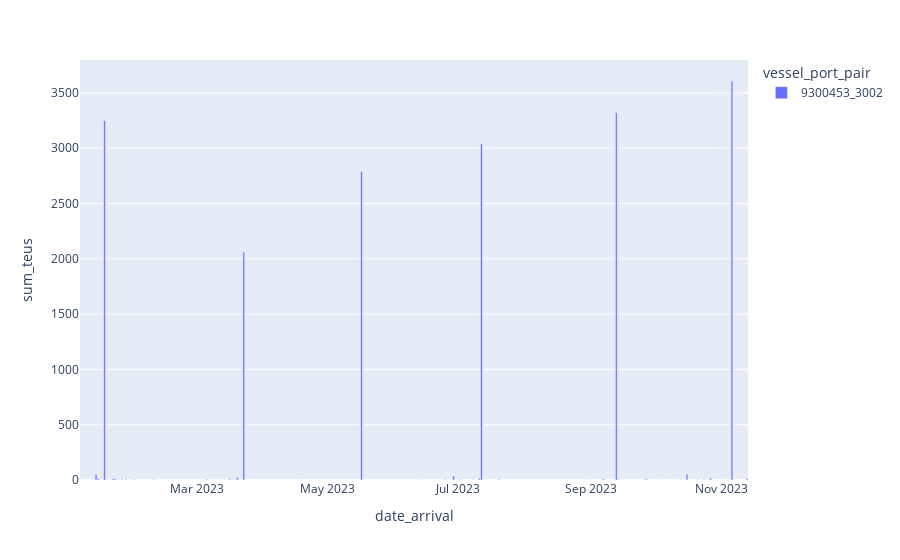
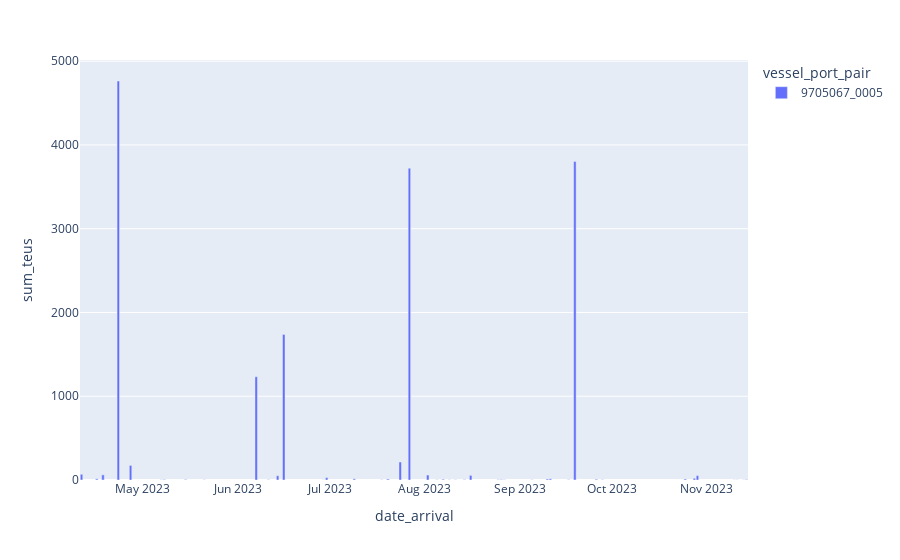
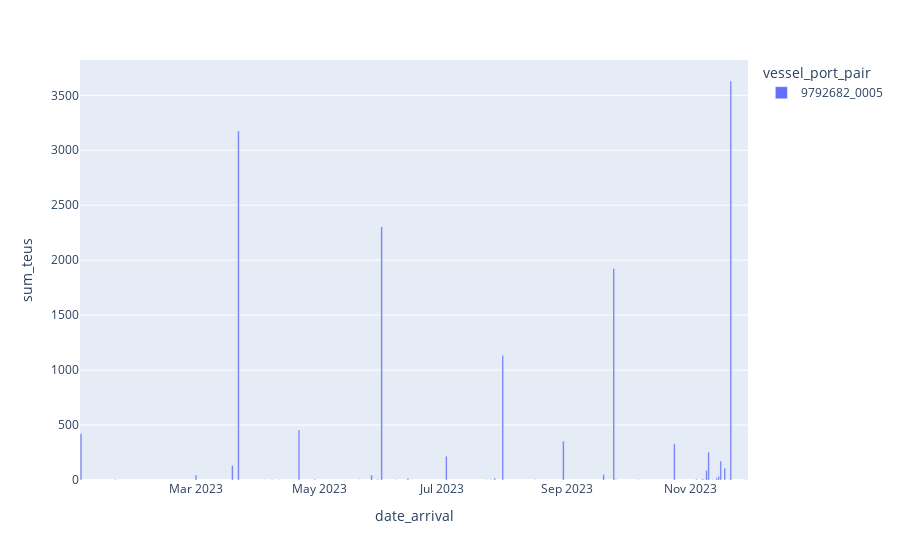
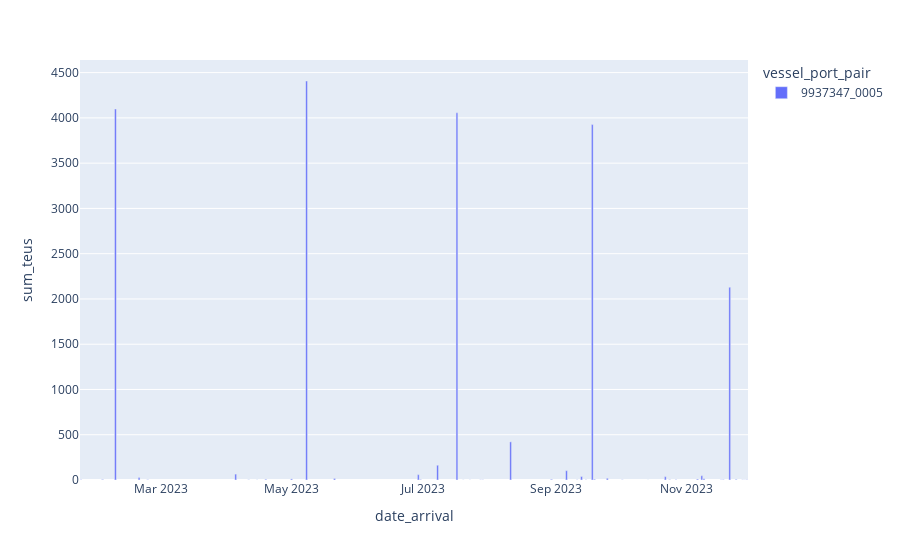

The notebook cell these images were saved under, in order:
### Code cell
for pair in toppairs:
    px.bar(
        df.filter(
            pl.col('vessel_port_pair')==pair,
            pl.col('date_arrival')>date
            ), 
        x='date_arrival', y='sum_teus', color='vessel_port_pair'
    ).show()

### Figure 1 — Plotly figure (JSON) as saved in the notebook; plotly's stock layout.template omitted (floating-point values rounded to 4 significant figures)
{"data": [{"alignmentgroup": "True", "hovertemplate": "vessel_port_pair=9300453_3002<br>date_arrival=%{x}<br>sum_teus=%{y}<extra></extra>", "legendgroup": "9300453_3002", "marker": {"color": "#636efa", "pattern": {"shape": ""}}, "name": "9300453_3002", "offsetgroup": "9300453_3002", "orientation": "v", "showlegend": true, "textposition": "auto", "type": "bar", "x": ["2023-01-06T00:00:00", "2023-01-13T00:00:00", "2023-01-14T00:00:00", "2023-01-15T00:00:00", "2023-01-17T00:00:00", "2023-01-18T00:00:00", "2023-01-20T00:00:00", "2023-01-21T00:00:00", "2023-01-22T00:00:00", "2023-01-24T00:00:00", "2023-01-25T00:00:00", "2023-01-27T00:00:00", "2023-01-31T00:00:00", "2023-02-09T00:00:00", "2023-03-06T00:00:00", "2023-03-14T00:00:00", "2023-03-16T00:00:00", "2023-03-17T00:00:00", "2023-03-18T00:00:00", "2023-03-20T00:00:00", "2023-03-23T00:00:00", "2023-04-19T00:00:00", "2023-05-17T00:00:00", "2023-06-14T00:00:00", "2023-06-25T00:00:00", "2023-06-29T00:00:00", "2023-07-02T00:00:00", "2023-07-08T00:00:00", "2023-07-11T00:00:00", "2023-07-12T00:00:00", "2023-07-20T00:00:00", "2023-08-31T00:00:00", "2023-09-07T00:00:00", "2023-09-13T00:00:00", "2023-09-14T00:00:00", "2023-09-26T00:00:00", "2023-09-27T00:00:00", "2023-10-03T00:00:00", "2023-10-13T00:00:00", "2023-10-16T00:00:00", "2023-10-21T00:00:00", "2023-10-24T00:00:00", "2023-10-27T00:00:00", "2023-11-04T00:00:00", "2023-11-06T00:00:00", "2023-11-13T00:00:00"], "xaxis": "x", "y": [1, 48.75, 11, 1.34, 3251.0, 2, 2, 12, 10.01, 2.0, 3.75, 4, 4, 1.98, 7, 2, 7, 2, 1.74, 26, 2061.0, 1.75, 2789.0, 2, 5, 35, 4, 2, 14, 3041.0, 6, 1, 9, 3322.0, 4.75, 2, 10, 1, 2, 52.5, 2, 5.5, 16, 1, 3608.0, 11], "yaxis": "y"}], "layout": {"barmode": "relative", "legend": {"title": {"text": "vessel_port_pair"}, "tracegroupgap": 0}, "margin": {"t": 60}, "xaxis": {"anchor": "y", "domain": [0, 1], "title": {"text": "date_arrival"}}, "yaxis": {"anchor": "x", "domain": [0, 1], "title": {"text": "sum_teus"}}}}

### Figure 2 — Plotly figure (JSON) as saved in the notebook; plotly's stock layout.template omitted (floating-point values rounded to 4 significant figures)
{"data": [{"alignmentgroup": "True", "hovertemplate": "vessel_port_pair=9705067_0005<br>date_arrival=%{x}<br>sum_teus=%{y}<extra></extra>", "legendgroup": "9705067_0005", "marker": {"color": "#636efa", "pattern": {"shape": ""}}, "name": "9705067_0005", "offsetgroup": "9705067_0005", "orientation": "v", "showlegend": true, "textposition": "auto", "type": "bar", "x": ["2023-04-11T00:00:00", "2023-04-16T00:00:00", "2023-04-18T00:00:00", "2023-04-23T00:00:00", "2023-04-27T00:00:00", "2023-05-07T00:00:00", "2023-05-08T00:00:00", "2023-05-15T00:00:00", "2023-05-21T00:00:00", "2023-06-07T00:00:00", "2023-06-11T00:00:00", "2023-06-14T00:00:00", "2023-06-16T00:00:00", "2023-06-29T00:00:00", "2023-06-30T00:00:00", "2023-07-09T00:00:00", "2023-07-18T00:00:00", "2023-07-20T00:00:00", "2023-07-24T00:00:00", "2023-07-27T00:00:00", "2023-08-02T00:00:00", "2023-08-05T00:00:00", "2023-08-07T00:00:00", "2023-08-09T00:00:00", "2023-08-11T00:00:00", "2023-08-14T00:00:00", "2023-08-16T00:00:00", "2023-08-25T00:00:00", "2023-08-26T00:00:00", "2023-08-27T00:00:00", "2023-09-05T00:00:00", "2023-09-10T00:00:00", "2023-09-11T00:00:00", "2023-09-17T00:00:00", "2023-09-19T00:00:00", "2023-09-26T00:00:00", "2023-09-28T00:00:00", "2023-10-25T00:00:00", "2023-10-28T00:00:00", "2023-10-29T00:00:00", "2023-11-10T00:00:00", "2023-11-11T00:00:00", "2023-11-13T00:00:00", "2023-11-14T00:00:00"], "xaxis": "x", "y": [68, 13.75, 61.5, 4764.0, 174.0, 1.75, 5, 6, 2, 1233.0, 3, 50.64, 1737.0, 1, 28, 14, 2, 12.25, 215.0, 3723.0, 59.5, 2, 9.26, 2, 2, 4, 54.66, 3, 4, 2, 2, 12, 14.24, 3, 3804.0, 9, 3, 12, 20, 52.34, 1, 1, 1, 5.25], "yaxis": "y"}], "layout": {"barmode": "relative", "legend": {"title": {"text": "vessel_port_pair"}, "tracegroupgap": 0}, "margin": {"t": 60}, "xaxis": {"anchor": "y", "domain": [0, 1], "title": {"text": "date_arrival"}}, "yaxis": {"anchor": "x", "domain": [0, 1], "title": {"text": "sum_teus"}}}}

### Figure 3 — Plotly figure (JSON) as saved in the notebook; plotly's stock layout.template omitted (floating-point values rounded to 4 significant figures)
{"data": [{"alignmentgroup": "True", "hovertemplate": "vessel_port_pair=9792682_0005<br>date_arrival=%{x}<br>sum_teus=%{y}<extra></extra>", "legendgroup": "9792682_0005", "marker": {"color": "#636efa", "pattern": {"shape": ""}}, "name": "9792682_0005", "offsetgroup": "9792682_0005", "orientation": "v", "showlegend": true, "textposition": "auto", "type": "bar", "x": ["2023-01-03T00:00:00", "2023-01-20T00:00:00", "2023-03-01T00:00:00", "2023-03-19T00:00:00", "2023-03-22T00:00:00", "2023-04-04T00:00:00", "2023-04-07T00:00:00", "2023-04-08T00:00:00", "2023-04-11T00:00:00", "2023-04-21T00:00:00", "2023-04-29T00:00:00", "2023-05-21T00:00:00", "2023-05-27T00:00:00", "2023-05-30T00:00:00", "2023-06-01T00:00:00", "2023-06-08T00:00:00", "2023-06-14T00:00:00", "2023-06-16T00:00:00", "2023-07-03T00:00:00", "2023-07-23T00:00:00", "2023-07-25T00:00:00", "2023-07-27T00:00:00", "2023-07-31T00:00:00", "2023-08-16T00:00:00", "2023-08-30T00:00:00", "2023-09-19T00:00:00", "2023-09-24T00:00:00", "2023-09-25T00:00:00", "2023-10-06T00:00:00", "2023-10-24T00:00:00", "2023-11-04T00:00:00", "2023-11-07T00:00:00", "2023-11-08T00:00:00", "2023-11-09T00:00:00", "2023-11-10T00:00:00", "2023-11-12T00:00:00", "2023-11-14T00:00:00", "2023-11-15T00:00:00", "2023-11-16T00:00:00", "2023-11-18T00:00:00", "2023-11-20T00:00:00", "2023-11-21T00:00:00", "2023-11-28T00:00:00", "2023-11-29T00:00:00"], "xaxis": "x", "y": [422.6, 4, 45.5, 132.2, 3175.0, 1, 0.99, 1.75, 1.75, 454.0, 7, 1.75, 45.25, 6, 2303.0, 2.75, 14, 1, 216, 2, 3.5, 17.25, 1133.0, 2, 352.1, 50.25, 1923.0, 3.75, 2.75, 327, 7.09, 10.5, 1.75, 88, 254.2, 3.75, 17.75, 32.99, 173.2, 108.5, 2, 3630.0, 1, 2], "yaxis": "y"}], "layout": {"barmode": "relative", "legend": {"title": {"text": "vessel_port_pair"}, "tracegroupgap": 0}, "margin": {"t": 60}, "xaxis": {"anchor": "y", "domain": [0, 1], "title": {"text": "date_arrival"}}, "yaxis": {"anchor": "x", "domain": [0, 1], "title": {"text": "sum_teus"}}}}

### Figure 4 — Plotly figure (JSON) as saved in the notebook; plotly's stock layout.template omitted (floating-point values rounded to 4 significant figures)
{"data": [{"alignmentgroup": "True", "hovertemplate": "vessel_port_pair=9937347_0005<br>date_arrival=%{x}<br>sum_teus=%{y}<extra></extra>", "legendgroup": "9937347_0005", "marker": {"color": "#636efa", "pattern": {"shape": ""}}, "name": "9937347_0005", "offsetgroup": "9937347_0005", "orientation": "v", "showlegend": true, "textposition": "auto", "type": "bar", "x": ["2023-01-23T00:00:00", "2023-02-02T00:00:00", "2023-02-08T00:00:00", "2023-02-19T00:00:00", "2023-02-23T00:00:00", "2023-04-05T00:00:00", "2023-04-11T00:00:00", "2023-04-15T00:00:00", "2023-04-19T00:00:00", "2023-05-01T00:00:00", "2023-05-08T00:00:00", "2023-05-21T00:00:00", "2023-06-29T00:00:00", "2023-06-30T00:00:00", "2023-07-08T00:00:00", "2023-07-17T00:00:00", "2023-07-20T00:00:00", "2023-07-23T00:00:00", "2023-07-28T00:00:00", "2023-07-29T00:00:00", "2023-08-11T00:00:00", "2023-08-30T00:00:00", "2023-09-06T00:00:00", "2023-09-11T00:00:00", "2023-09-13T00:00:00", "2023-09-15T00:00:00", "2023-09-18T00:00:00", "2023-09-19T00:00:00", "2023-09-25T00:00:00", "2023-10-02T00:00:00", "2023-10-14T00:00:00", "2023-10-22T00:00:00", "2023-10-24T00:00:00", "2023-10-27T00:00:00", "2023-11-06T00:00:00", "2023-11-08T00:00:00", "2023-11-09T00:00:00", "2023-11-17T00:00:00", "2023-11-18T00:00:00", "2023-11-21T00:00:00", "2023-11-24T00:00:00", "2023-11-27T00:00:00", "2023-11-28T00:00:00", "2023-11-29T00:00:00"], "xaxis": "x", "y": [1.75, 5.75, 4098.0, 27, 3, 65.25, 2, 1, 8, 12, 4407.0, 17, 59.12, 5, 163, 4057.0, 1, 1, 1.75, 1.75, 421.4, 7.75, 103, 1.75, 38.25, 2, 3926.0, 8, 19, 2, 0.96, 37.02, 3.5, 1.75, 10.5, 47.25, 14, 2, 3.5, 2129.0, 7, 1.75, 1, 3], "yaxis": "y"}], "layout": {"barmode": "relative", "legend": {"title": {"text": "vessel_port_pair"}, "tracegroupgap": 0}, "margin": {"t": 60}, "xaxis": {"anchor": "y", "domain": [0, 1], "title": {"text": "date_arrival"}}, "yaxis": {"anchor": "x", "domain": [0, 1], "title": {"text": "sum_teus"}}}}
